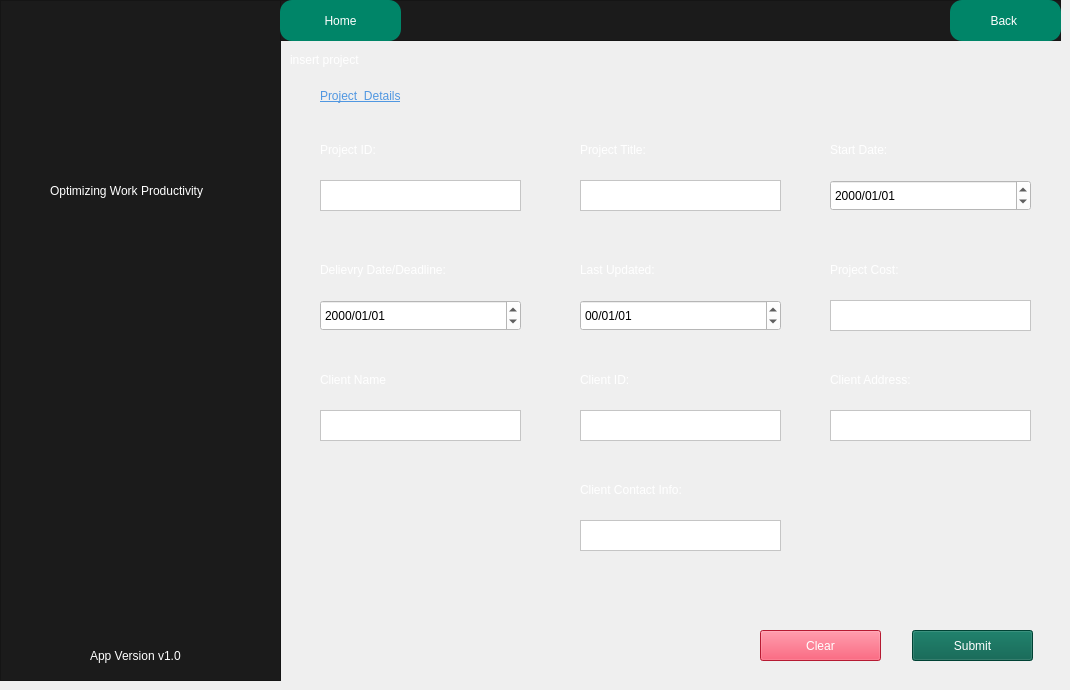
    <widget class="QWidget" name="InsertProject">
     <widget class="QFrame" name="frame_19">
      <property name="geometry">
       <rect>
        <x>0</x>
        <y>0</y>
        <width>281</width>
        <height>681</height>
       </rect>
      </property>
      <property name="styleSheet">
       <string notr="true">background-color:rgba(27,27,27,255);</string>
      </property>
      <property name="frameShape">
       <enum>QFrame::StyledPanel</enum>
      </property>
      <property name="frameShadow">
       <enum>QFrame::Raised</enum>
      </property>
      <widget class="QLabel" name="label_41">
       <property name="geometry">
        <rect>
         <x>10</x>
         <y>10</y>
         <width>261</width>
         <height>151</height>
        </rect>
       </property>
       <property name="text">
        <string/>
       </property>
       <property name="pixmap">
        <pixmap resource="../resource.qrc">:/pics/picture/people.png</pixmap>
       </property>
       <property name="scaledContents">
        <bool>true</bool>
       </property>
      </widget>
      <widget class="QLabel" name="label_45">
       <property name="geometry">
        <rect>
         <x>50</x>
         <y>180</y>
         <width>201</width>
         <height>21</height>
        </rect>
       </property>
       <property name="styleSheet">
        <string notr="true">color: rgb(255, 255, 255);
font: italic 9pt &quot;Segoe UI&quot;;</string>
       </property>
       <property name="text">
        <string>Optimizing Work Productivity</string>
       </property>
      </widget>
      <widget class="QLabel" name="label_46">
       <property name="geometry">
        <rect>
         <x>90</x>
         <y>640</y>
         <width>121</width>
         <height>31</height>
        </rect>
       </property>
       <property name="styleSheet">
        <string notr="true">color:white;</string>
       </property>
       <property name="text">
        <string>App Version v1.0</string>
       </property>
      </widget>
     </widget>
     <widget class="QFrame" name="frame_17">
      <property name="geometry">
       <rect>
        <x>280</x>
        <y>0</y>
        <width>781</width>
        <height>41</height>
       </rect>
      </property>
      <property name="styleSheet">
       <string notr="true">background-color:rgba(27,27,27,255);</string>
      </property>
      <property name="frameShape">
       <enum>QFrame::StyledPanel</enum>
      </property>
      <property name="frameShadow">
       <enum>QFrame::Raised</enum>
      </property>
      <widget class="QPushButton" name="homebutton_6">
       <property name="geometry">
        <rect>
         <x>670</x>
         <y>0</y>
         <width>111</width>
         <height>41</height>
        </rect>
       </property>
       <property name="styleSheet">
        <string notr="true">border-radius:12px;
background-color:rgba(0,133,104,255);
color:white;</string>
       </property>
       <property name="text">
        <string>Back </string>
       </property>
      </widget>
      <widget class="QPushButton" name="homebutton_19">
       <property name="geometry">
        <rect>
         <x>0</x>
         <y>0</y>
         <width>121</width>
         <height>41</height>
        </rect>
       </property>
       <property name="styleSheet">
        <string notr="true">border-radius:12px;
background-color:rgba(0,133,104,255);
color:white;</string>
       </property>
       <property name="text">
        <string>Home</string>
       </property>
      </widget>
     </widget>
     <widget class="QLabel" name="label_91">
      <property name="geometry">
       <rect>
        <x>290</x>
        <y>50</y>
        <width>121</width>
        <height>20</height>
       </rect>
      </property>
      <property name="styleSheet">
       <string notr="true">color:white;</string>
      </property>
      <property name="text">
       <string>insert project</string>
      </property>
     </widget>
     <widget class="QLabel" name="label_96">
      <property name="geometry">
       <rect>
        <x>320</x>
        <y>80</y>
        <width>191</width>
        <height>31</height>
       </rect>
      </property>
      <property name="styleSheet">
       <string notr="true">color: rgb(80, 151, 225);

font: italic 13pt &quot;Times New Roman&quot;;
text-decoration: underline;</string>
      </property>
      <property name="text">
       <string>Project  Details</string>
      </property>
     </widget>
     <widget class="QPlainTextEdit" name="projtitle">
      <property name="geometry">
       <rect>
        <x>580</x>
        <y>180</y>
        <width>201</width>
        <height>31</height>
       </rect>
      </property>
      <property name="styleSheet">
       <string notr="true">color:black;
background-color: rgba(255,255,255,255);
</string>
      </property>
     </widget>
     <widget class="QPushButton" name="Projclear">
      <property name="geometry">
       <rect>
        <x>760</x>
        <y>630</y>
        <width>121</width>
        <height>31</height>
       </rect>
      </property>
      <property name="styleSheet">
       <string notr="true">color:white;
background-color: rgb(255, 37, 70);

color:white;

font: 10pt &quot;Tahoma&quot;;</string>
      </property>
      <property name="text">
       <string>Clear</string>
      </property>
     </widget>
     <widget class="QLabel" name="label_99">
      <property name="geometry">
       <rect>
        <x>320</x>
        <y>370</y>
        <width>101</width>
        <height>20</height>
       </rect>
      </property>
      <property name="styleSheet">
       <string notr="true">color:white;
font: 10pt &quot;Tahoma&quot;;</string>
      </property>
      <property name="text">
       <string>Client Name</string>
      </property>
     </widget>
     <widget class="QPushButton" name="ProjSubmit">
      <property name="geometry">
       <rect>
        <x>912</x>
        <y>630</y>
        <width>121</width>
        <height>31</height>
       </rect>
      </property>
      <property name="styleSheet">
       <string notr="true">color:white;
background-color:rgba(0,92,73,255);
font: 10pt &quot;Tahoma&quot;;</string>
      </property>
      <property name="text">
       <string>Submit</string>
      </property>
     </widget>
     <widget class="QPlainTextEdit" name="clientid">
      <property name="geometry">
       <rect>
        <x>580</x>
        <y>410</y>
        <width>201</width>
        <height>31</height>
       </rect>
      </property>
      <property name="styleSheet">
       <string notr="true">color:black;
background-color: rgba(255,255,255,255);
</string>
      </property>
     </widget>
     <widget class="QDateEdit" name="projsdate">
      <property name="geometry">
       <rect>
        <x>830</x>
        <y>180</y>
        <width>201</width>
        <height>31</height>
       </rect>
      </property>
      <property name="styleSheet">
       <string notr="true">color:black;
background-color: rgb(255, 255, 255);</string>
      </property>
      <property name="displayFormat">
       <string>yyyy/MM/dd</string>
      </property>
     </widget>
     <widget class="QLabel" name="label_92">
      <property name="geometry">
       <rect>
        <x>580</x>
        <y>140</y>
        <width>101</width>
        <height>20</height>
       </rect>
      </property>
      <property name="styleSheet">
       <string notr="true">color:white;
font: 10pt &quot;Tahoma&quot;;</string>
      </property>
      <property name="text">
       <string>Project Title:</string>
      </property>
     </widget>
     <widget class="QLabel" name="label_98">
      <property name="geometry">
       <rect>
        <x>580</x>
        <y>370</y>
        <width>101</width>
        <height>20</height>
       </rect>
      </property>
      <property name="styleSheet">
       <string notr="true">color:white;
font: 10pt &quot;Tahoma&quot;;</string>
      </property>
      <property name="text">
       <string>Client ID:</string>
      </property>
     </widget>
     <widget class="QPlainTextEdit" name="projID">
      <property name="geometry">
       <rect>
        <x>320</x>
        <y>180</y>
        <width>201</width>
        <height>31</height>
       </rect>
      </property>
      <property name="styleSheet">
       <string notr="true">color:black;
background-color: rgba(255,255,255,255);
</string>
      </property>
     </widget>
     <widget class="QLabel" name="label_94">
      <property name="geometry">
       <rect>
        <x>830</x>
        <y>140</y>
        <width>101</width>
        <height>20</height>
       </rect>
      </property>
      <property name="styleSheet">
       <string notr="true">color:white;
font: 10pt &quot;Tahoma&quot;;</string>
      </property>
      <property name="text">
       <string>Start Date:</string>
      </property>
     </widget>
     <widget class="QLabel" name="label_93">
      <property name="geometry">
       <rect>
        <x>320</x>
        <y>140</y>
        <width>81</width>
        <height>20</height>
       </rect>
      </property>
      <property name="styleSheet">
       <string notr="true">color:white;
font: 10pt &quot;Tahoma&quot;;</string>
      </property>
      <property name="text">
       <string>Project ID:</string>
      </property>
     </widget>
     <widget class="QPlainTextEdit" name="clientname">
      <property name="geometry">
       <rect>
        <x>320</x>
        <y>410</y>
        <width>201</width>
        <height>31</height>
       </rect>
      </property>
      <property name="styleSheet">
       <string notr="true">color:black;
background-color: rgba(255,255,255,255);
</string>
      </property>
     </widget>
     <widget class="QDateEdit" name="projdelievery">
      <property name="geometry">
       <rect>
        <x>320</x>
        <y>300</y>
        <width>201</width>
        <height>31</height>
       </rect>
      </property>
      <property name="styleSheet">
       <string notr="true">color:black;
background-color: rgb(255, 255, 255);</string>
      </property>
      <property name="displayFormat">
       <string>yyyy/MM/dd</string>
      </property>
     </widget>
     <widget class="QLabel" name="label_95">
      <property name="geometry">
       <rect>
        <x>320</x>
        <y>260</y>
        <width>181</width>
        <height>20</height>
       </rect>
      </property>
      <property name="styleSheet">
       <string notr="true">color:white;
font: 10pt &quot;Tahoma&quot;;</string>
      </property>
      <property name="text">
       <string>Delievry Date/Deadline:</string>
      </property>
     </widget>
     <widget class="QLabel" name="label_97">
      <property name="geometry">
       <rect>
        <x>580</x>
        <y>260</y>
        <width>111</width>
        <height>20</height>
       </rect>
      </property>
      <property name="styleSheet">
       <string notr="true">color:white;
font: 10pt &quot;Tahoma&quot;;</string>
      </property>
      <property name="text">
       <string>Last Updated:</string>
      </property>
     </widget>
     <widget class="QDateEdit" name="projlastupd">
      <property name="geometry">
       <rect>
        <x>580</x>
        <y>300</y>
        <width>201</width>
        <height>31</height>
       </rect>
      </property>
      <property name="styleSheet">
       <string notr="true">color:black;
background-color: rgb(255, 255, 255);</string>
      </property>
      <property name="displayFormat">
       <string>yy/MM/dd</string>
      </property>
     </widget>
     <widget class="QLabel" name="label_100">
      <property name="geometry">
       <rect>
        <x>830</x>
        <y>260</y>
        <width>101</width>
        <height>20</height>
       </rect>
      </property>
      <property name="styleSheet">
       <string notr="true">color:white;
font: 10pt &quot;Tahoma&quot;;</string>
      </property>
      <property name="text">
       <string>Project Cost:</string>
      </property>
     </widget>
     <widget class="QPlainTextEdit" name="projcost">
      <property name="geometry">
       <rect>
        <x>830</x>
        <y>300</y>
        <width>201</width>
        <height>31</height>
       </rect>
      </property>
      <property name="styleSheet">
       <string notr="true">color:black;
background-color: rgba(255,255,255,255);
</string>
      </property>
     </widget>
     <widget class="QPlainTextEdit" name="clientaddress">
      <property name="geometry">
       <rect>
        <x>830</x>
        <y>410</y>
        <width>201</width>
        <height>31</height>
       </rect>
      </property>
      <property name="styleSheet">
       <string notr="true">color:black;
background-color: rgba(255,255,255,255);
</string>
      </property>
     </widget>
     <widget class="QLabel" name="label_101">
      <property name="geometry">
       <rect>
        <x>830</x>
        <y>370</y>
        <width>121</width>
        <height>20</height>
       </rect>
      </property>
      <property name="styleSheet">
       <string notr="true">color:white;
font: 10pt &quot;Tahoma&quot;;</string>
      </property>
      <property name="text">
       <string>Client Address:</string>
      </property>
     </widget>
     <widget class="QPlainTextEdit" name="clientinfo">
      <property name="geometry">
       <rect>
        <x>580</x>
        <y>520</y>
        <width>201</width>
        <height>31</height>
       </rect>
      </property>
      <property name="styleSheet">
       <string notr="true">color:black;
background-color: rgba(255,255,255,255);
</string>
      </property>
     </widget>
     <widget class="QLabel" name="label_102">
      <property name="geometry">
       <rect>
        <x>580</x>
        <y>480</y>
        <width>151</width>
        <height>20</height>
       </rect>
      </property>
      <property name="styleSheet">
       <string notr="true">color:white;
font: 10pt &quot;Tahoma&quot;;</string>
      </property>
      <property name="text">
       <string>Client Contact Info:</string>
      </property>
     </widget>
    </widget>
